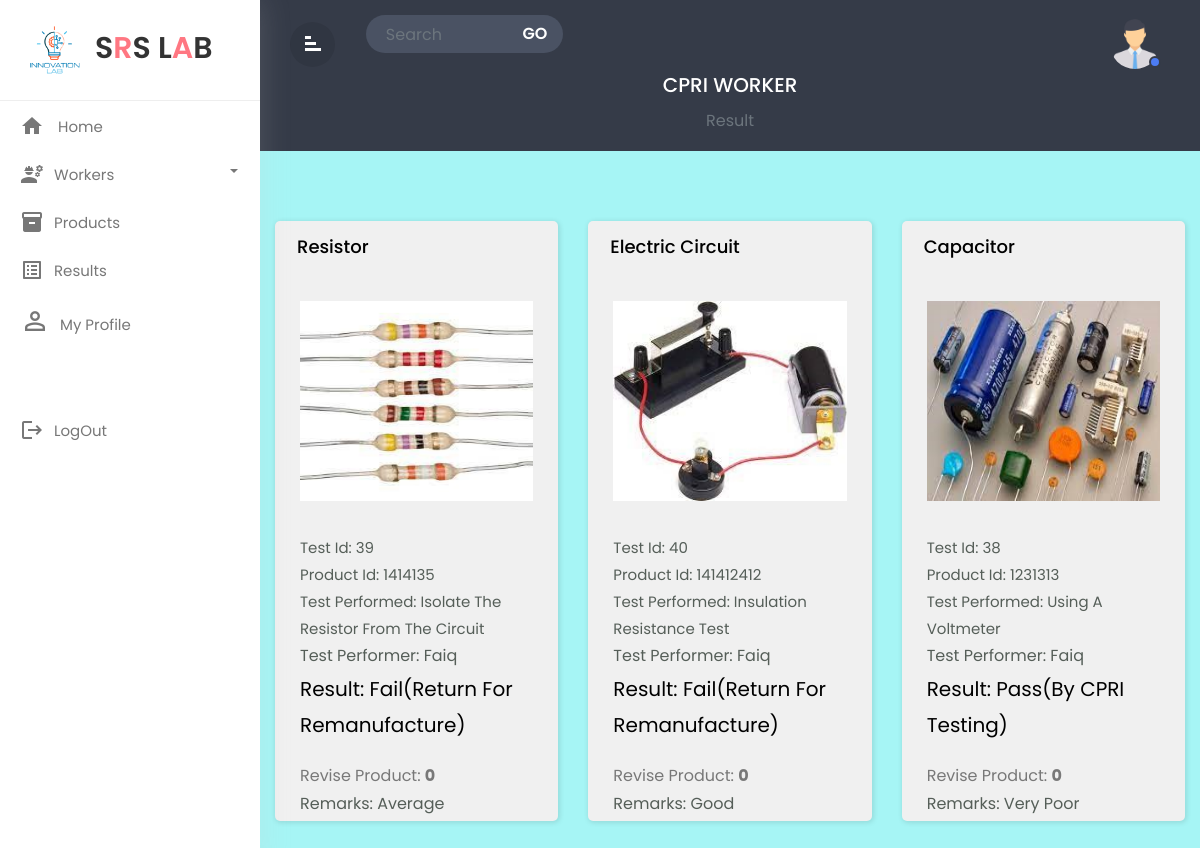
Page /project1/cpri_result.php (signed in) on the committed database.
### tables this page shows
CREATE TABLE `testing` (
  `test_id` int(255) NOT NULL,
  `test_performed` varchar(255) NOT NULL,
  `test_performer` varchar(255) NOT NULL,
  `remarks` varchar(255) NOT NULL,
  `product_id` int(255) NOT NULL,
  `result` varchar(255) NOT NULL,
  `product_name` varchar(255) NOT NULL,
  `product_image` varchar(255) NOT NULL
);

CREATE TABLE `product` (
  `product_id` int(10) NOT NULL,
  `product_name` varchar(255) NOT NULL,
  `revise_product` int(255) NOT NULL,
  `product_image` varchar(255) NOT NULL,
  `datee` date NOT NULL,
  `product_status` varchar(255) NOT NULL
);

### project1/cpri_result.php (the view, shortened to what this page needs)
<!doctype html>
<html lang="en">
  <head>
        <link rel="stylesheet" href="css/bootstrap.min.css">
        <link rel="stylesheet" href="css/custom.css">
      <link rel="stylesheet" href="custresult.css">
    <link rel="stylesheet" href="https://stackpath.bootstrapcdn.com/bootstrap/4.3.1/js/bootstrap.bundle.min.js">
    <link rel="stylesheet" href="https://cdnjs.cloudflare.com/ajax/libs/jquery/3.2.1/jquery.min.js">
    <link rel="stylesheet" href="https://cdnjs.cloudflare.com/ajax/libs/font-awesome/4.7.0/css/font-awesome.min.css">
  </head>
  <body style="background-color:rgb(166, 245, 245);">
<div class="wrapper">
        <nav id="sidebar">
             <div class="sidebar-header">
                <h3 style="font-size:30px;margin-left:5px;" ><img style="width:60px;height:60px;" src="images/workerlogo.png" class="img-fluid"/>S<span style="color:#ff7782;">R</span>S L<span style="color:#ff7782;">A</span>B</h3>
            </div>
            <ul class="list-unstyled components">
			<li  >
                    <a href="cpri_home.php?email=<?php echo $_GET['email']; ?>" class="dashboard"><i class="material-icons">home</i>
					<span>Home</span></a>
                </li>
                <li class="dropdown">
                    <a href="#homeSubmenu1" data-toggle="collapse" aria-expanded="false"
					class="dropdown-toggle">
					<i class="material-icons">engineering</i>Workers</a>
                </li>
                <li  class="">
                    <a href="cpri_prod.php?email=<?php echo $_GET['email']; ?>"><i class="material-icons">inventory</i><span>Products
					</span></a>
                </li>
                <li  class="">
                    <a href="cpri_result.php?email=<?php echo $_GET['email']; ?>"><i class="material-icons">list_alt</i><span>Results
					</span></a>
                </li>
               <li class="">
                    <a href="cpri_profile.php?email=<?php echo $_GET['email']; ?>"><i style="font-size:30px;" class="material-symbols-outlined">person_filled</i><span>My Profile</span></a>
                </li>
                <br>
                <br>
				 <li  class="">
                    <a href="logout.php"><i class="material-icons">logout</i><span>LogOut
					</span></a>
                </li>
            </ul>
        </nav>
		<div id="content">
		   <div class="top-navbar">
		      <div class="xp-topbar">
                <div class="row">
                    <div class="col-2 col-md-1 col-lg-1 order-2 order-md-1 align-self-center">
                        <div class="xp-menubar">
                               <span class="material-icons text-white">signal_cellular_alt
							   </span>
                         </div>
                    </div>
                    <div class="col-md-5 col-lg-3 order-3 order-md-2">
                        <div class="xp-searchbar">
                            <form>
                                <div class="input-group">
                                  <input type="search" class="form-control"
								  placeholder="Search">
                                  <div class="input-group-append">
                                    <button class="btn" type="submit"
									id="button-addon2">GO</button>
                                  </div>
                                </div>
                            </form>
                        </div>
                    </div>
                    <div class="col-10 col-md-6 col-lg-8 order-1 order-md-3">
                        <div class="xp-profilebar text-right">
							 <nav class="navbar p-0">
                        <ul class="nav navbar-nav flex-row ml-auto">
                            <li class="nav-item dropdown">
                                <a class="nav-link" href="#" data-toggle="dropdown">
                                <img src="images/user.png" style="width:50px; border-radius:50%;height:50px"/>
								<span class="xp-user-live"></span>
								</a>
                            </li>
                        </ul>
            </nav>
                        </div>
                    </div>
                </div>
            </div>
		     <div class="xp-breadcrumbbar text-center">
                <h4 class="page-title">CPRI WORKER</h4>
                  <ol class="breadcrumb">
                    <li class="breadcrumb-item active" aria-current="page">Result</li>
                  </ol>
            </div>
		   </div>
           <div  class="container mydiv">
    <div class="row">
    <?php
include 'database.php';
$sql = "
SELECT product.product_name,product.revise_product,product.product_image,product.datee,testing.test_id,testing.test_performer,testing.test_performed,testing.remarks,testing.product_id,product.product_status,testing.result FROM product JOIN testing WHERE product.product_id= testing.product_id  AND testing.result='Fail(Return For Remanufacture)' ;
";
$query = mysqli_query($conn2,$sql);
while($arr = mysqli_fetch_array($query))
{
?>
       <div style="margin-top:20px;" class="col-md-4">
            <div style="height:600px;background-color:rgb(240, 240, 240);" class="bbb_deals">
                <div class="bbb_deals_title"><?php echo $arr['product_name'];?></div>
                <div class="bbb_deals_slider_container">
                    <div class=" bbb_deals_item">
                        <div class="bbb_deals_image"><img style="height:200px;" src="<?php echo $arr['product_image']; ?>" alt=""></div>
                        <div class="bbb_deals_content">
                        <div class="bbb_deals_info_line d-flex flex-row justify-content-start">
                                <div style="font-size:15px;" class="bbb_deals_item_category">Test Id: <?php echo $arr['test_id']; ?></div>
                            </div>
                        <div class="bbb_deals_info_line d-flex flex-row justify-content-start">
                                <div style="font-size:15px;" class="bbb_deals_item_category">Product Id: <?php echo $arr['product_id']; ?></div>
                            </div>
                            <div class="bbb_deals_info_line d-flex flex-row justify-content-start">
                                <div style="font-size:15px;" class="bbb_deals_item_category">Test Performed: <?php echo $arr['test_performed']; ?></div>
                            </div>
                            <div class="bbb_deals_info_line d-flex flex-row justify-content-start">
                                <div class="bbb_deals_item_category">Test Performer: <?php echo $arr['test_performer']; ?></div>
                            </div>
                            <div class="bbb_deals_info_line d-flex flex-row justify-content-start">
                                <div style="font-size:20px;" class="bbb_deals_item_name">Result: <?php echo $arr['result']; ?></div>
                            </div>
                            <div class="available">
                                <div class="available_line d-flex flex-row justify-content-start">
                                    <div class="available_title">Revise Product: <span><?php echo $arr['revise_product']; ?></span></div>
                                </div>
                                <div class="bbb_deals_info_line d-flex flex-row justify-content-start">
                                <div class="bbb_deals_item_category">Remarks: <?php echo $arr['remarks']; ?></div>
                            </div>
                            </div>
                        </div>
                    </div>
                </div>
            </div>
        </div>
<?php
}
?>
<?php
include 'database.php';
$sql2 = "
SELECT product.product_name,product.revise_product,product.product_image,product.datee,testing.test_id,testing.test_performer,testing.test_performed,testing.remarks,testing.product_id,product.product_status,testing.result FROM product JOIN testing WHERE product.product_id= testing.product_id  AND testing.result='pass(By CPRI Testing)' ;
";
$query2 = mysqli_query($conn2,$sql2);
while($arr = mysqli_fetch_array($query2))
{
?>
        <div style="margin-top:20px;" class="col-md-4">
            <div style="height:600px;background-color:rgb(240, 240, 240);" class="bbb_deals">
                <div class="bbb_deals_title"><?php echo $arr['product_name'];?></div>
                <div class="bbb_deals_slider_container">
                    <div class=" bbb_deals_item">
                        <div class="bbb_deals_image"><img style="height:200px;" src="<?php echo $arr['product_image']; ?>" alt=""></div>
                        <div class="bbb_deals_content">
                        <div class="bbb_deals_info_line d-flex flex-row justify-content-start">
                                <div style="font-size:15px;" class="bbb_deals_item_category">Test Id: <?php echo $arr['test_id']; ?></div>
                            </div>
                        <div class="bbb_deals_info_line d-flex flex-row justify-content-start">
                                <div style="font-size:15px;" class="bbb_deals_item_category">Product Id: <?php echo $arr['product_id']; ?></div>
                            </div>
                            <div class="bbb_deals_info_line d-flex flex-row justify-content-start">
                                <div style="font-size:15px;" class="bbb_deals_item_category">Test Performed: <?php echo $arr['test_performed']; ?></div>
                            </div>
                            <div class="bbb_deals_info_line d-flex flex-row justify-content-start">
                                <div class="bbb_deals_item_category">Test Performer: <?php echo $arr['test_performer']; ?></div>
                            </div>
                            <div class="bbb_deals_info_line d-flex flex-row justify-content-start">
                                <div style="font-size:20px;" class="bbb_deals_item_name">Result: <?php echo $arr['result']; ?></div>
                            </div>
                            <div class="available">
                                <div class="available_line d-flex flex-row justify-content-start">
                                    <div class="available_title">Revise Product: <span><?php echo $arr['revise_product']; ?></span></div>
                                </div>
                                <div class="bbb_deals_item_category">Remarks: <?php echo $arr['remarks']; ?></div>
                            </div>
                        </div>
                    </div>
                </div>
            </div>
        </div>
<?php
}
?>
    </div>
</div>
  </body>
  </html>

### project1/css/custom.css (style rules this page uses)
body,html { line-height:1.8; font-family:'Poppins',sans-serif; color:#555e58; text-transform:capitalize; font-weight:400; margin:0px; padding:0px; }
.material-icons { font-family: 'Material Icons'; font-weight: normal; font-style: normal; font-size: 24px; display: inline-block; line-height: 1; text-transform: none; letter-spacing: normal; word-wrap: normal; white-space: nowrap; direction: ltr; -webkit-font-smoothing: antialiased; text-rendering: optimizeLegibility; -moz-osx-font-smoothing: grayscale; font-feature-settings: 'liga'; }
a { color:#333; font-weight:400; }
button { cursor:pointer; }
ul,ol { padding:0px; margin:0px; list-style:none; }
a,a:hover,a:focus { color:#333; text-decoration:none; transition:all 0.3s; }
.wrapper { position:relative; width:100%; overflow:auto; }
#sidebar { position:fixed; height:100%!important; top:0; left:0; bottom:0; z-index:11; width:260px; overflow:auto; transition:all 0.3s; background-color:#fff; box-shadow:0 0 30px 0 rgba(200 200 200 / 20%); }
@media only screen and (min-width:992px) { #content { width:calc(100% - 260px); position:relative; float:right; transition:all 0.3s; } }
#sidebar .sidebar-header { padding:20px; background-color:#fff; border-bottom:1px solid #eee; }
.sidebar-header h3 { color:#333; font-size:17px; margin:0px; text-transform:uppercase; transition:all 0.5s ease; font-weight:600; }
.sidebar-header h3 img { width:45px; margin-right:10px; }
#sidebar ul li { padding:2px 0px; }
.dropdown-toggle::after { position:absolute; right:22px; top:18px; color:#777777; }
#sidebar ul li.dropdown { position:sticky; }
#sidebar ul li a { padding:5px 10px 5px 20px; line-height:30px; font-size:15px; position:relative; font-weight:400; display:block; color:#777777; text-transform:capitalize; }
#sidebar ul li a i { position:relative; margin-right:10px; top:6px; }
#content { position:relative; transition:all 0.5s; background-attachment:#f9fafc; }
.top-navbar { width:100%; z-index:9; position:relative; padding:15px 30px; background-color:#353b48; }
input[type="search"] { background-color:#4a5263; color:#fff; padding-left:20px; border:none; border-radius:50px 0px 0px 50px; }
.input-group-append { margin-left:-1px; }
.xp-searchbar .btn { background-color:#4a5263; color:#fff; font-weight:600; font-size:16px; border-radius:0 50px 50px 0; padding:4px 15px; }
.xp-breadcrumbbar .page-title { font-size:20px; color:#fff; margin-bottom:0; margin-top:0; }
.breadcrumb { display:inline-flex; background-color:transparent; margin:0; padding:10px 0 0; }
.breadcrumb-item.active { color:#6c757d; }
.navbar { background-color:#353B48; color:#fff; }
.xp-menubar { border-radius:50%; width:45px; height:45px; line-height:45px; text-align:center; margin-right:20px; border:none; color:#fff; cursor:pointer; background-color:rgba(0,0,0,0.09); }
.xp-menubar span { margin:9px; padding:0px; transform:rotate(90deg); }
.navbar-nav > li > a { color:#fff; }
.navbar-nav li a { position:relative; display:block; padding:4px 10px!important; }
.xp-user-live { position:absolute; bottom:5px; right:9px; width:12px; height:12px; border-radius:50%; border:2px solid #353b48; background-color:#4c7cf3; }

### project1/custresult.css (style rules this page uses)
.mydiv { margin-top: 50px;margin-bottom: 50px }
div { display: block;position: relative;-webkit-box-sizing: border-box;-moz-box-sizing: border-box;box-sizing: border-box }
.bbb_deals { width: 100%;margin-right: 7%;padding-top: 80px;padding-left: 25px;padding-right: 25px;padding-bottom: 34px;box-shadow: 1px 1px 5px 1px rgba(0, 0, 0, 0.1);border-radius: 5px;margin-top: 0px }
.bbb_deals_title { position: absolute;top: 10px;left: 22px;font-size: 18px;font-weight: 500;color: #000000 }
.bbb_deals_slider_container { width: 100% }
.bbb_deals_item { width: 100% !important }
.bbb_deals_image { width: 100% }
.bbb_deals_image img { width: 100% }
.bbb_deals_content { margin-top: 33px }
.bbb_deals_item_name { font-size: 24px;font-weight: 400;color: #000000 }
.available { margin-top: 19px }
.available_title { font-size: 16px;color: rgba(0, 0, 0, 0.5);font-weight: 400 }
.available_title span { font-weight: 700 }

### rows in the picture
testing: product.product_name "Resistor", product.product_image (picture), test_id "39", product "1414135", test_performed "Isolate The Resistor From The Circuit", test_performer "Faiq", result "Fail(Return For Remanufacture)", product.revise_product "0", remarks "Average"
testing: product.product_name "Electric Circuit", product.product_image (picture), test_id "40", product "141412412", test_performed "Insulation Resistance Test", test_performer "Faiq", result "Fail(Return For Remanufacture)", product.revise_product "0", remarks "Good"
testing: product.product_name "Capacitor", product.product_image (picture), test_id "38", product "1231313", test_performed "Using A Voltmeter", test_performer "Faiq", result "Pass(By CPRI Testing)", product.revise_product "0", remarks "Very Poor"
